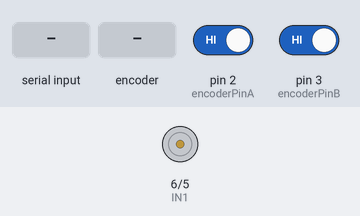
This sketch was run on a simulated Arduino Uno, built with avr-gcc and run on an emulated ATmega328P. Shown: motor-driver pin pairs drawn as motors (green arrow = first pin HIGH = forward, orange = second pin HIGH = backward, longer = more drive). The test bench sets the inputs (shaded band); at power-on: pin 2 (encoderPinA) HIGH, pin 3 (encoderPinB) HIGH.

Above: at 1.2 s.
1.3 s: "R\n" received over Serial
At 2.3 s:
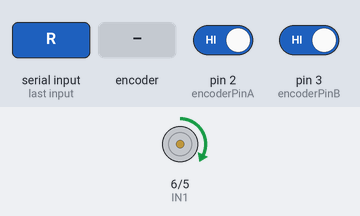
2.8 s: "L\n" received over Serial
At 3.5 s:
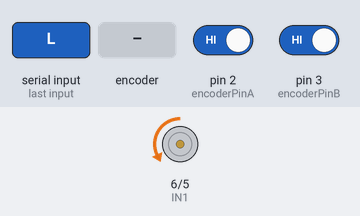
4.3 s: "A,45\n" received over Serial
At 4.6 s:
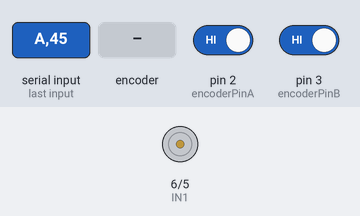
5.8 s: "T90\n" received over Serial
At 7.0 s:
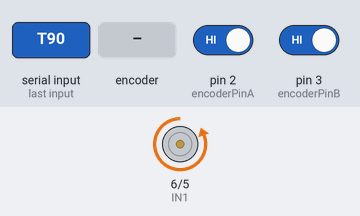
7.3 s: "A90\n" received over Serial
At 8.1 s:
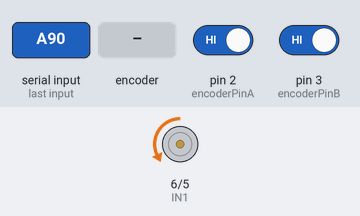
8.8 s: rotary encoder on pin 2 (encoderPinA) / pin 3 (encoderPinB) turned 1 step (first pin leading)
At 9.9 s:
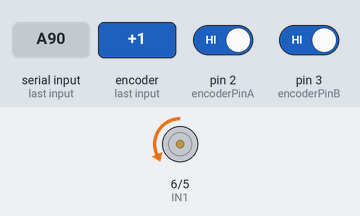
Timing chart, 0 to 11.5 s (numbered marks = the images above; inputs shaded):
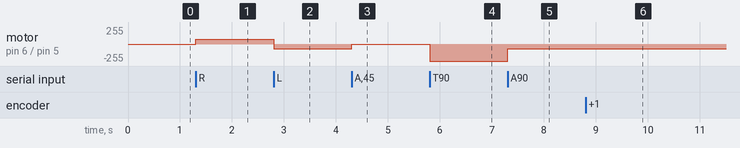

The sketch:

MOT_CTRL.ino
```cpp
#define IN1 6
#define IN2 5
#define PULSES_PER_REV 784
#define PULSES_EACH_MOT_REV 16
#define IDLE_STATE 0
#define INIT_STATE 1
#define MODEL_STATE 2
#define MODELED_STATE 3
#define RETURN_STATE 4
#define READY_STATE 5
#define FUNCTION_STATE 6
#define TAKEOFF_STATE 7
#define O2REF_TIME 1000

volatile long encoderPos = 0;
float ctrl_coeff = 1;
int rotate_counter = 0;
int state = IDLE_STATE;
unsigned long time_start = 0;
unsigned long init_interval = 0;
unsigned long O2_interval = 0;
unsigned long rev_start = 0;
unsigned long rev_end = 0;

const int encoderPinA = 2;
const int encoderPinB = 3;

int AMP = 70;
float targetAngle = 0;

void setup() {
  Serial.begin(115200);
  pinMode(encoderPinA, INPUT_PULLUP);
  pinMode(encoderPinB, INPUT_PULLUP);
  pinMode(IN1, OUTPUT);
  pinMode(IN2, OUTPUT);
  attachInterrupt(digitalPinToInterrupt(encoderPinA), encoderISR, RISING);
}

void loop() {

  // Handle serial input
  if (Serial.available() > 0) {
    String command = Serial.readStringUntil('\n');
    command.trim();

    if (command == "X") {
      analogWrite(IN1, 0);
      analogWrite(IN2, 0);
    }
    else if (command.startsWith("S")) {
      int newAmp = command.substring(1).toInt();
      if (newAmp >= 70 && newAmp <= 255) {
        AMP = newAmp;
        //Serial.print("Speed set to: ");
        //Serial.println(AMP);
      }
    //else {
    //Serial.println("Invalid speed. Must be between 70 and 255.");
    //}
    }
    else if (command == "R") {
      // counter clockwise
      analogWrite(IN1, AMP);
      analogWrite(IN2, 0);
    }
    else if (command == "L") {
      //clockwise
      analogWrite(IN1, 0);
      analogWrite(IN2, AMP);
    }
    else if (command.startsWith("A")) {
      targetAngle = command.substring(1).toFloat();
      //Serial.print("Target Angle: ");
      //Serial.println(targetAngle);
      rotateAngle(targetAngle, true);
    }
    else if (command.startsWith("B")) {
      targetAngle = command.substring(1).toFloat();
      //Serial.print("Target Angle: ");
      //Serial.println(targetAngle);
      rotateAngle(targetAngle, false);
    } else if (command.startsWith("S")){
      //record & model the wrist begins, will run as the IRS goes
      state = INIT_STATE;
    } else if (command.startsWith("T")){
      //record & model the wrist begins, will run as the IRS goes
      state = TAKEOFF_STATE;
    }
  }

  if (state == INIT_STATE){
    // begin the modeling process, assume cw is tighting, ccw is untighting
    analogWrite(IN1, 255);
    analogWrite(IN2, 0);
    // make the thing rotate for 1 to find how fast is it, also record the start time
    time_start = millis();
    rotate_counter = 0;
  } else if (state == MODELED_STATE) {
    // check how long does this case compare to others, then save the coefficient!
    ctrl_coeff = (float) O2_interval / O2REF_TIME;
    state = RETURN_STATE;
    // goes back a bit....
    analogWrite(IN1, 0);
    analogWrite(IN2, 255);
  } else if (state == READY_STATE) {
    // setup completed!!!
    analogWrite(IN1, 0);
    analogWrite(IN2, 0);
    state = FUNCTION_STATE;
  } else if (state == TAKEOFF_STATE) {
    // return to the init setup for user to take off the device
    analogWrite(IN1, 0);
    analogWrite(IN2, 255);
  }

  noInterrupts();
  long pos = encoderPos;
  interrupts();

  float angle = ((float)pos * 360.0) / PULSES_PER_REV;
  while (angle < 0) angle += 360;
  while (angle >= 360) angle -= 360;

  //Serial.print(encoderPos);
  //Serial.print(",");
  //Serial.println(angle);

}

void rotateAngle(float targetAngle, bool clockwise) {
  long startCount;

  int targetPulses = round(targetAngle / (360.0 / PULSES_PER_REV));

  noInterrupts();
  startCount = encoderPos;
  interrupts();

  int minSpeed = 50;   // Minimum speed (must be high enough to move motor)
  int maxSpeed = AMP;  // Your defined max speed

  while (true) {
    noInterrupts();
    long currentCount = encoderPos;
    interrupts();

    long delta = abs(currentCount - startCount);
    long error = targetPulses - delta;

    if (error <= 0) {
      analogWrite(IN1, 255);
      analogWrite(IN2, 255);
      //Serial.println("Target reached.");
      break;
    }

    // Proportional speed control: slows down as it nears the target
    int speed = map(error, 0, targetPulses, minSpeed, maxSpeed);
    speed = constrain(speed, minSpeed, maxSpeed);

    if (clockwise) {
      analogWrite(IN1, 0);
      analogWrite(IN2, speed);
    } else {
      analogWrite(IN1, speed);
      analogWrite(IN2, 0);
    }

    //Serial.print("Delta: ");
    //Serial.print(delta);
    //Serial.print("  Error: ");
    //Serial.print(error);
    //Serial.print("  Speed: ");
    //Serial.println(speed);
  }
}


void encoderISR() {
  int bState = digitalRead(encoderPinB);
  if (bState == HIGH) {
    encoderPos++;
  } else {
    encoderPos--;
  }
  rotate_counter++;
  if (rotate_counter == PULSES_EACH_MOT_REV){
    rotate_counter = 0;
    if (state == INIT_STATE){
      // first rev completed record how long it took
      rev_start = millis();
      init_interval = rev_start - time_start;
      state = MODEL_STATE;
    } else if (state == MODEL_STATE) {
      // keep tighting till we reach 0.2 times the original speed
      rev_end = millis();
      unsigned long difference = rev_end - rev_start;
      if (abs(difference - 5 * init_interval) < 10) {
        // reach 0.2 point, record how long it took to reach this point
        O2_interval = rev_end - time_start;
        state = MODELED_STATE;
      }
      rev_start = rev_end;
    } else if (state == RETURN_STATE) {
      // keep going untight till we reach 0.5 (can change) times the original speed
      rev_end = millis();
      unsigned long difference = rev_end - rev_start;
      if (abs(difference - 2 * init_interval) < 10) {
        // reach backup place, go to ready state
        state = READY_STATE;
      }
      rev_start = rev_end;
    } else if (state == TAKEOFF_STATE){
      // keep untight till we have same speed as the original speed
      rev_end = millis();
      unsigned long difference = rev_end - rev_start;
      if (abs(difference - init_interval) < 10) {
        // reach backup place, go to ready state
        state = IDLE_STATE;
        analogWrite(IN1, 0);
        analogWrite(IN2, 0);
      }
      rev_start = rev_end;
    }
  }
}
```

Measured:
- after the input at 1.3 s, motor on pin 6 (IN1) / pin 5 (IN2): stopped → forward 70/255 at once
- after the input at 2.8 s, motor on pin 6 (IN1) / pin 5 (IN2): forward 70/255 → backward 70/255 at once
- after the input at 4.3 s, motor on pin 6 (IN1) / pin 5 (IN2): backward 70/255 → stopped at once
- after the input at 5.8 s, motor on pin 6 (IN1) / pin 5 (IN2): stopped → backward 255/255 at once
- after the input at 7.3 s, motor on pin 6 (IN1) / pin 5 (IN2): backward 255/255 → backward 70/255 at once
- after the input at 8.8 s, motor on pin 6 (IN1) / pin 5 (IN2): backward 70/255 → backward 69/255 after 0.05 s
